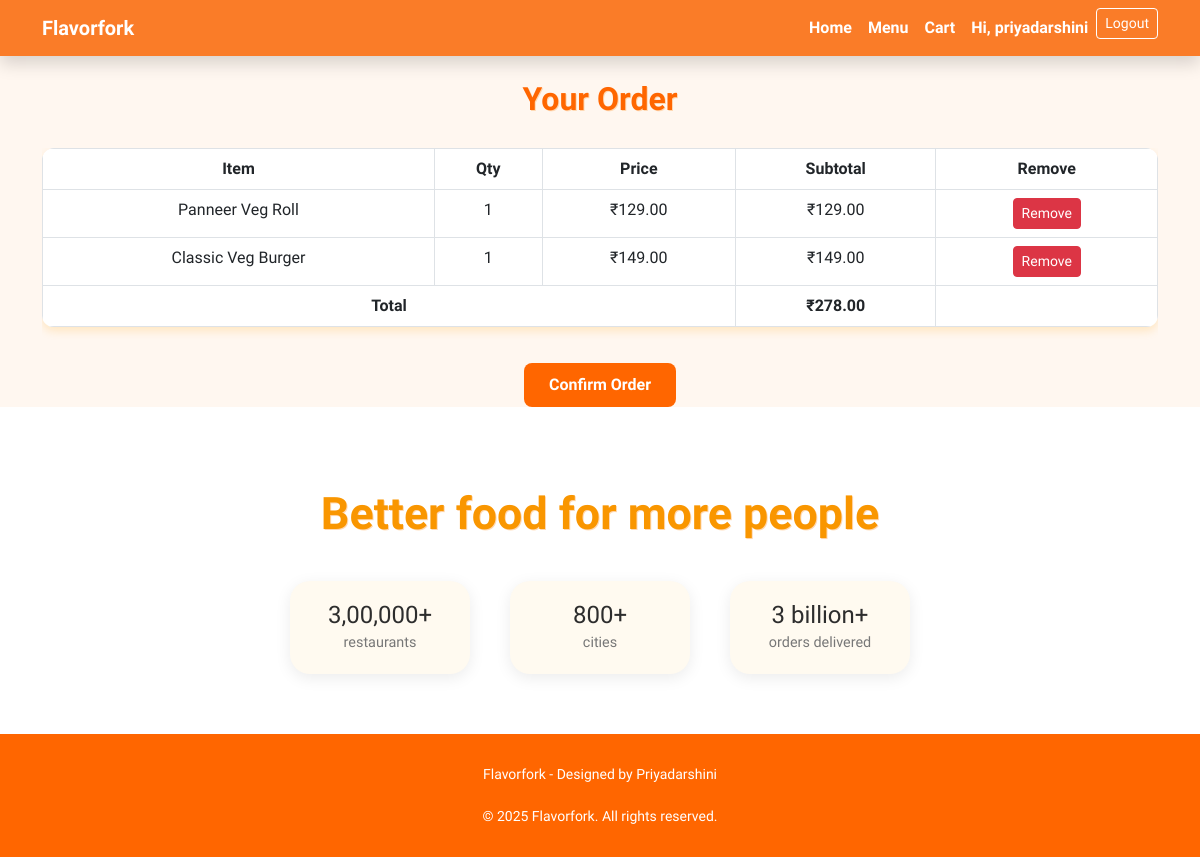
The app's page /cart/ (signed in) with its own data.
### restaurant/models.py (models this page shows, shortened)
class OrderItem(models.Model):
    order = models.ForeignKey(Order, on_delete=models.CASCADE, related_name='items')
    menu_item = models.ForeignKey(MenuItem, on_delete=models.CASCADE)
    quantity = models.PositiveIntegerField(default=1)
    def subtotal(self):
        return self.menu_item.price * self.quantity

class MenuItem(models.Model):
    CATEGORY_CHOICES = [
        ('starter', 'Starter'),
        ('fastfood', 'Fast Food'),
        ('main', 'Main Course'),
        ('dessert', 'Dessert'),
        ('drink', 'Drink'),
    ]
    name = models.CharField(max_length=100)
    description = models.TextField(blank=True)
    price = models.DecimalField(max_digits=6, decimal_places=2)
    image = models.ImageField(upload_to='menu_images/', blank=True, null=True)
    is_available = models.BooleanField(default=True)
    category = models.CharField(max_length=20, choices=CATEGORY_CHOICES, default='main')

### restaurant/views.py (the view)
# urls.py: path('cart/', views.view_cart, name='view_cart'),
@login_required
def view_cart(request):
    order = Order.objects.filter(user=request.user, is_ordered=False).first()
    cart_items = order.items.all() if order else []
    total_price = sum(item.subtotal() for item in cart_items)
    return render(request, 'restaurant/order.html', {
        'cart_items': cart_items,
        'total_price': total_price
    })

### restaurant/templates/restaurant/order.html (shortened to what this page needs)
{% extends 'restaurant/base.html' %}
{% block content %}
<h2>Your Order</h2>
{% if cart_items %}
<div class="table-responsive">
    <table class="table table-bordered text-center">
        <thead>
            <tr>
                <th>Item</th>
                <th>Qty</th>
                <th>Price</th>
                <th>Subtotal</th>
                <th>Remove</th>
            </tr>
        </thead>
        <tbody>
            {% for item in cart_items %}
            <tr>
                <td>{{ item.menu_item.name }}</td>
                <td>{{ item.quantity }}</td>
                <td>₹{{ item.menu_item.price }}</td>
                <td>₹{{ item.subtotal }}</td>
                <td>
                    <a href="{% url 'remove_from_cart' item.id %}" class="btn btn-sm btn-danger">Remove</a>
                </td>
            </tr>
            {% endfor %}
            <tr>
                <td colspan="3"><strong>Total</strong></td>
                <td><strong>₹{{ total_price }}</strong></td>
                <td></td>
            </tr>
        </tbody>
    </table>
</div>
<div class="text-center">
    <a href="{% url 'checkout' %}" class="btn btn-orange">Confirm Order</a>
</div>
{% else %}
<p>Your cart is empty. <a href="{% url 'menu' %}">Add items from the menu.</a></p>
{% endif %}
{% endblock %}

### restaurant/templates/restaurant/base.html (shortened to what this page needs)
<!DOCTYPE html>
<html lang="en">
<head>
    <link href="https://cdn.jsdelivr.net/npm/bootstrap@5.3.0/dist/css/bootstrap.min.css" rel="stylesheet">
    <link rel="stylesheet" href="https://cdnjs.cloudflare.com/ajax/libs/animate.css/4.1.1/animate.min.css"/>
</head>
<body>
    <nav class="navbar navbar-expand-lg shadow">
        <div class="container">
            <a class="navbar-brand" href="{% url 'home' %}">Flavorfork</a>
            <div class="collapse navbar-collapse justify-content-end" id="navbarNav">
                <ul class="navbar-nav">
                    <li class="nav-item"><a class="nav-link" href="{% url 'home' %}">Home</a></li>
                    <li class="nav-item"><a class="nav-link" href="{% url 'menu' %}">Menu</a></li>
                    <li class="nav-item"><a class="nav-link" href="{% url 'view_cart' %}">Cart</a></li>
                    {% if user.is_authenticated %}
                        <li class="nav-item"><a class="nav-link">Hi, {{ user.username }}</a></li>
                        <li class="nav-item"><a class="btn btn-outline-light btn-sm" href="{% url 'logout' %}">Logout</a></li>
                    {% else %}
                        <li class="nav-item"><a class="btn btn-outline-light btn-sm me-2" href="{% url 'login' %}">Login</a></li>
                        <li class="nav-item"><a class="btn btn-outline-light btn-sm" href="{% url 'register' %}">Register</a></li>
                    {% endif %}
                </ul>
            </div>
        </div>
    </nav>
    <div class="container mt-4">
        <div class="fade-in-left">
            {% block content %}{% endblock %}
        </div>
    </div>
    <section class="food-highlight">
    <h2>Better food for more people</h2>
    <div class="stats">
        <div class="stat-item">
            <h4>3,00,000+</h4>
            <small>restaurants</small>
        </div>
        <div class="stat-item">
            <h4>800+</h4>
            <small>cities</small>
        </div>
        <div class="stat-item">
            <h4>3 billion+</h4>
            <small>orders delivered</small>
        </div>
    </div>
</section>
<div class="footer">
    Flavorfork - Designed by Priyadarshini<br>
    <br>
    © 2025 Flavorfork. All rights reserved.
</div>
</body>
</html>

### restaurant/templates/restaurant/base.html (style rules this page uses)
body { background: (to bottom right, #ad6601, #ff6600); font-family: 'Julius Sans One', sans-serif; }
.navbar { background-color: #fa7c28; justify-content: center; align-items: center; }
.navbar .nav-link, .navbar .navbar-brand { color: white !important; font-weight: bold; justify-content: center; align-items: center; }
.navbar .btn-outline-light { border-color: white; color: white; }
.btn-orange { background-color: #ff6600; color: white; font-weight: bold; border: none; }
.fade-in-left { animation: fadeInLeft 1s ease-out; }
.btn-orange { background-color: #ff6600; color: white; border: none; padding: 12px 30px; font-weight: bold; border-radius: 30px; margin-top: 20px; transition: 0.3s ease; }
.footer { background-color: #ff6600; color: white; padding: 30px 20px; text-align: center; font-size: 14px; }
.food-highlight { background: #fff; text-align: center; padding: 80px 20px 60px; position: relative; overflow: hidden; }
.food-highlight h2 { font-size: 2.8rem; font-weight: 700; color: #f99600; }
.food-highlight .stats { display: flex; justify-content: center; gap: 40px; flex-wrap: wrap; margin-top: 40px; }
.food-highlight .stat-item { background: #fffaf0; border-radius: 20px; padding: 20px 30px; box-shadow: 0 4px 16px rgba(0, 0, 0, 0.08); text-align: center; min-width: 180px; }
.food-highlight .stat-item h4 { font-size: 1.5rem; color: #2d2d2d; margin: 0; }
.food-highlight .stat-item small { font-size: 0.9rem; color: #777; }

### restaurant/templates/restaurant/order.html (style rules this page uses)
body { background-color: #fff7f0; font-family: 'Julius Sans One', sans-serif; }
h2 { text-align: center; color: #ff6600; font-weight: bold; text-shadow: 1px 1px #ffd9b3; margin-bottom: 30px; }
.table { background-color: white; border-radius: 12px; overflow: hidden; box-shadow: 0 4px 10px rgba(255, 165, 0, 0.2); }
.table thead { background-color: #ffe0cc; color: #e65c00; }
.table tbody tr:last-child { background-color: #fff3e6; font-weight: bold; }
.btn-danger { font-size: 14px; }
.btn-orange { background-color: #ff6600; border-color: #ff6600; color: white; font-weight: bold; margin-top: 20px; transition: all 0.3s ease; padding: 10px 25px; border-radius: 8px; }
a { color: #ff6600; font-weight: bold; text-decoration: none; }

### records on screen
OrderItem: menu_item.name "Panneer Veg Roll", quantity "1", menu_item.price "129.00", subtotal "129.00"
OrderItem: menu_item.name "Classic Veg Burger", quantity "1", menu_item.price "149.00", subtotal "149.00"

### other values on screen
{{ user.username }} "priyadarshini"
{{ total_price }} "278.00"
